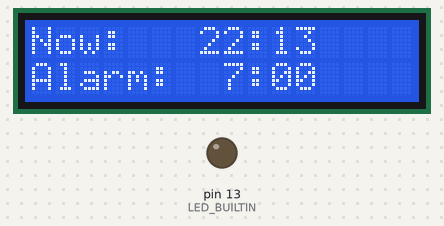
This sketch was run on a simulated Arduino Uno, built with avr-gcc and run on an emulated ATmega328P. Shown: 16×2 character LCD, output pins drawn as LEDs (lit = HIGH). The local clock reads 2024-03-15 10:24:30 at power-on unless the sketch sets it; what the sketch prints to the serial monitor is not drawn.

Above: at 0.1 s.
At 40.6 s:
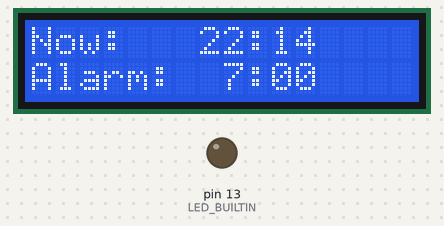
At 100.2 s:
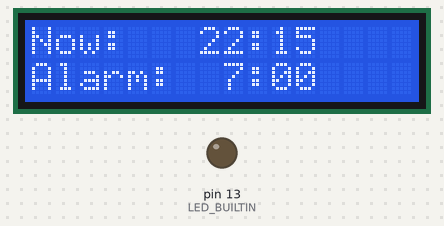

Measured:
- what the display in image 1 shows lasts 59.6 s, from 40.5 s to 100.1 s

The sketch:

alarm_clock.ino
```cpp
#include <RTClib.h>
#include <LiquidCrystal.h>

// initialize the library by associating any needed LCD interface pin
// with the arduino pin number it is connected to
const int rs = 12, en = 11, d4 = 5, d5 = 4, d6 = 3, d7 = 2;
LiquidCrystal lcd(rs, en, d4, d5, d6, d7);

// set alarm times
uint8_t start_time_hr = 6;
uint8_t start_time_min = 30;
DateTime start_time;

uint8_t alarm_time_hr = 7;
uint8_t alarm_time_min = 0;
DateTime alarm_time;

uint8_t end_time_hr = 8;
uint8_t end_time_min = 30;
DateTime end_time;

RTC_DS3231 rtc;
void printTime(DateTime now);

char daysOfTheWeek[7][12] = {
  "Sunday",
  "Monday",
  "Tuesday",
  "Wednesday",
  "Thursday",
  "Friday",
  "Saturday"
};

String status;

void setup () {
  Serial.begin(9600);

  // setup RTC
  if (! rtc.begin()) {
    Serial.println("Couldn't find RTC");
    Serial.flush();
    while (1);
  }

  // automatically sets the RTC to the date & time on PC this sketch was compiled
  rtc.adjust(DateTime(F(__DATE__), F(__TIME__)));

  // initialize LED
  pinMode(LED_BUILTIN, OUTPUT);

  // set up the LCD's number of columns and rows:
  lcd.begin(16, 2);
  // clear LCD
  lcd.clear();


}

void loop () {
  DateTime now = rtc.now();

  // printTime(now);
  // printTime(start_time);
  // Serial.println(now > start_time);
  // Serial.println(now < alarm_time);
  // Serial.println(now > alarm_time);
  // Serial.println(now < end_time);

  lcd.setCursor(0, 0);
  lcd.print("Now:   ");
  if (now.hour() < 10){
    lcd.print(" ");
  }
  lcd.print(now.hour());
  lcd.print(":");
  if (now.minute() < 10){
    lcd.print("0");
  }
  lcd.print(now.minute());

  lcd.setCursor(0, 1);
  lcd.print("Alarm: ");
  if (alarm_time_hr < 10){
    lcd.print(" ");
  }
  lcd.print(alarm_time_hr);
  lcd.print(":");
  if (alarm_time_min < 10){
    lcd.print("0");
  }
  lcd.print(alarm_time_min);

  status = checkAlarm(now);

  if (status == "warning"){
    digitalWrite(LED_BUILTIN, HIGH);  // turn the LED on (HIGH is the voltage level)
    delay(1000);                      // wait for a second
  }
  else if (status == "on")
  {
    digitalWrite(LED_BUILTIN, HIGH);  // turn the LED on (HIGH is the voltage level)
    delay(500);                      // wait for a second
    digitalWrite(LED_BUILTIN, LOW);   // turn the LED off by making the voltage LOW
    delay(500);                      // wait for a second
  }
  else {
    digitalWrite(LED_BUILTIN, LOW);
    delay(1000); // delay 1 seconds
  }

}


void printTime(DateTime time) {
  Serial.print("Current time: ");
  Serial.print(time.year(), DEC);
  Serial.print('/');
  Serial.print(time.month(), DEC);
  Serial.print('/');
  Serial.print(time.day(), DEC);
  Serial.print(" (");
  Serial.print(daysOfTheWeek[time.dayOfTheWeek()]);
  Serial.print(") ");
  Serial.print(time.hour(), DEC);
  Serial.print(':');
  Serial.print(time.minute(), DEC);
  Serial.print(':');
  Serial.println(time.second(), DEC);
}

String checkAlarm(DateTime now) {

  DateTime start_time = DateTime(now.year(), now.month(), now.day(), start_time_hr, start_time_min, 0);
  DateTime alarm_time = DateTime(now.year(), now.month(), now.day(), alarm_time_hr, alarm_time_min, 0);
  DateTime end_time = DateTime(now.year(), now.month(), now.day(), end_time_hr, end_time_min, 0);


  if ( // case where light should be on but not alarm yet
    now > start_time &&
    now < alarm_time
    ) {
      Serial.println("warning");
      return "warning";
  }
  else if (
    now >= alarm_time &&
    now < end_time

  ) {
      Serial.println("on");
      return "on";
  }
  else {
      Serial.println("off");
      return "off";
  }

}
```
